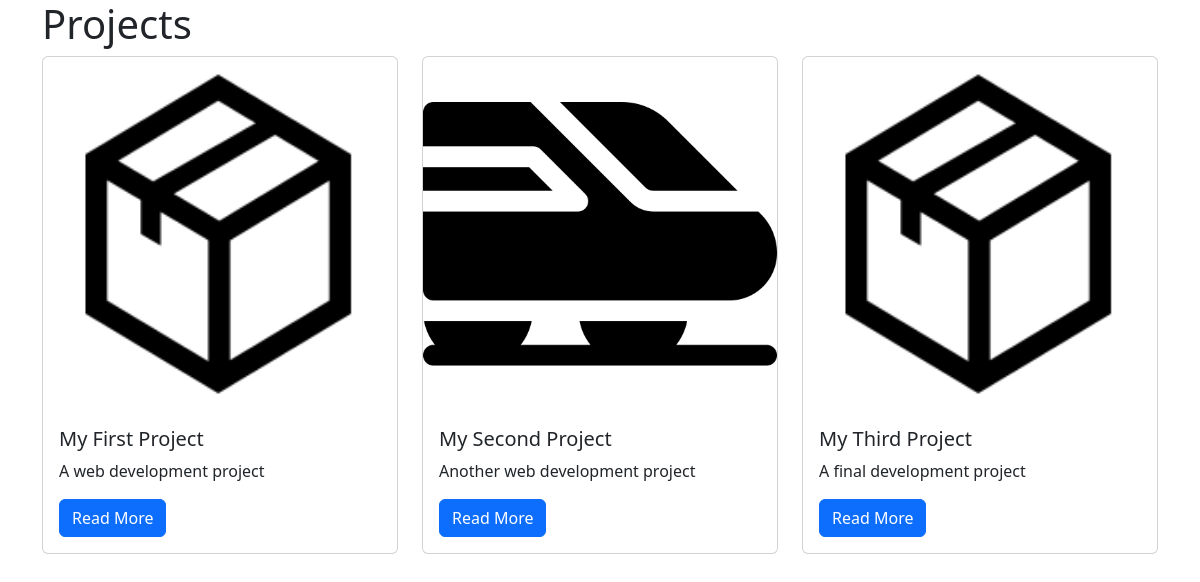
/projects/, run on the app's committed database.
### projects/models.py (models this page shows)
class Project(models.Model):
    title = models.CharField(max_length=100)
    description = models.TextField()
    technology = models.CharField(max_length=20)
    image = models.FileField(upload_to="project_images/", blank=True)

### projects/views.py (the view)
# urls.py: path("", views.project_index, name="project_index"),
def project_index(request):
    projects = Project.objects.all()
    context = {
        "projects":projects
    }
    return render(request, "projects/project_index.html", context)

### projects/templates/projects/project_index.html
{% extends "base.html" %}
{% block page_content %}
<h1>Projects</h1>
<div class="row">
    {% for project in projects %}
    <div class="col-md-4">
        <div class="card mb-2">
            {% if project.image %}
                <img class="card-img-top" src="{{ project.image.url }}" alt="{{ project.title }}">
            {% endif %}
            <div class="card-body">
                <h5 class="card-title">{{ project.title }}</h5>
                <p class="card-text">{{ project.description }}</p>
                <a href="{% url 'project_detail' project.pk %}"
                    class="btn btn-primary">
                     Read More
                </a>
            </div>
        </div>
    </div>
    {% endfor %}
</div>
{% endblock %}

### templates/base.html (shortened to what this page needs)
<!DOCTYPE html>
<html lang="en">
<head>
    <link
        href="https://cdn.jsdelivr.net/npm/bootstrap@5.3.1/dist/css/bootstrap.min.css"
        rel="stylesheet"
    >
</head>
<body class="container">
{% block page_content %}{% endblock page_content %}
</body>
</html>

### data on the page
Project: image (picture), title "My First Project", description "A web development project"
Project: image (picture), title "My Second Project", description "Another web development project"
Project: image (picture), title "My Third Project", description "A final development project"
